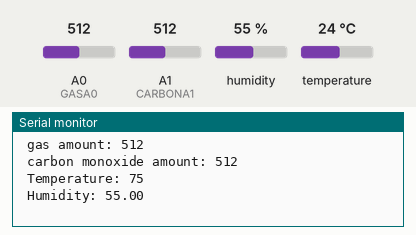
The sketch below on a simulated Arduino Uno, built with avr-gcc and run on an emulated ATmega328P. Shown: the last lines printed to the serial monitor. The inputs (shaded band) are chosen by the test bench; at power-on: humidity 55 %, A0 (GASA0) = 512, A1 (CARBONA1) = 512, temperature 24 °C.

Above: at 2.3 s.
2.4 s: humidity set to 22 %
At 4.2 s:
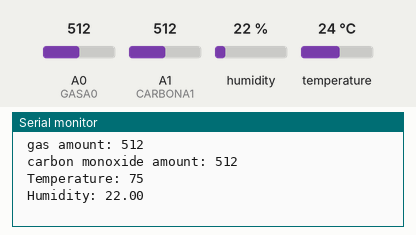
4.5 s: A0 (GASA0) set to 716
6.6 s: A1 (CARBONA1) set to 716
8.7 s: temperature set to 12 °C
At 10.0 s:
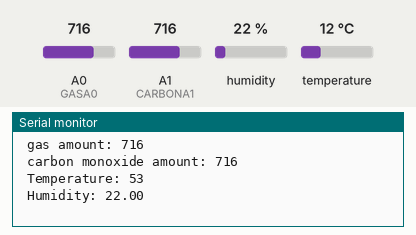
10.8 s: A0 (GASA0) set to 992
12.9 s: A1 (CARBONA1) set to 992
Timing chart, 0 to 15.9 s (numbered marks = the images above; inputs shaded):
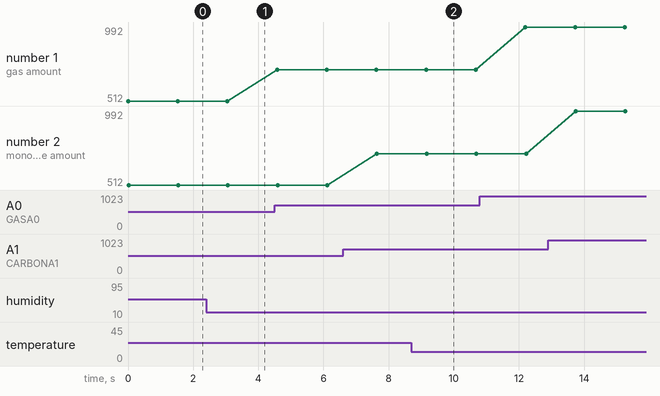

The sketch:

Weather.ino
```cpp
#include <dht.h>

//variable to hold the humidity and temperature
dht DHT;

//connected the humidity and temprature to 7
int DHT11_PIN= 7;

//gas detector is connected to A0
int GASA0 = A0;

//Carbon monoxide detector is connected to A1
int CARBONA1=A1;


void setup() {
  //to read from port 9600
  Serial.begin(9600);
}

void loop() {
  //store the gas amount and print it for user
  int analogSensorGas = analogRead(GASA0);
  Serial.print(" gas amount: ");
  Serial.print(analogSensorGas);
  Serial.print("\n ");

  //store the carbon monoxide amount and print it for user
  int analogSensorCarbon = analogRead(CARBONA1);
  Serial.print("carbon monoxide amount: ");
  Serial.print(analogSensorCarbon );
  Serial.print("\n ");

  //store the temprature and humidity and print it for user
  DHT.read11(DHT11_PIN);
  //convert the temprature to farenheit
  int temp=(DHT.temperature/5)*9 +32;
  Serial.print("Temperature: ");
  Serial.print( temp);
  Serial.print("\n ");
  Serial.print("Humidity: ");
  Serial.print( DHT.humidity);
  Serial.print("\n \n");

  delay(1500);
}
```

Measured:
- after the input at 2.4 s, the serial monitor: prints a new line after 0.72 s (image 1)
- after the input at 8.7 s, the serial monitor: prints a new line after 0.50 s (image 2)
- plotted number 1: 512 → 716 after the input at 4.5 s, 716 → 992 after the input at 10.8 s
